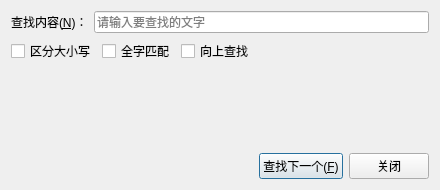
<?xml version="1.0" encoding="UTF-8"?>
<ui version="4.0">
 <class>FindDialog</class>
 <widget class="QDialog" name="FindDialog">
  <property name="geometry">
   <rect>
    <x>0</x>
    <y>0</y>
    <width>440</width>
    <height>190</height>
   </rect>
  </property>
  <property name="windowTitle">
   <string>查找</string>
  </property>
  <layout class="QVBoxLayout" name="verticalLayout">
   <item>
    <layout class="QHBoxLayout" name="inputLayout">
     <item>
      <widget class="QLabel" name="findLabel">
       <property name="text">
        <string>查找内容(&amp;N)：</string>
       </property>
       <property name="buddy">
        <cstring>findEdit</cstring>
       </property>
      </widget>
     </item>
     <item>
      <widget class="QLineEdit" name="findEdit">
       <property name="placeholderText">
        <string>请输入要查找的文字</string>
       </property>
      </widget>
     </item>
    </layout>
   </item>
   <item>
    <layout class="QHBoxLayout" name="optionLayout">
     <item>
      <widget class="QCheckBox" name="caseCheckBox">
       <property name="text">
        <string>区分大小写</string>
       </property>
      </widget>
     </item>
     <item>
      <widget class="QCheckBox" name="wholeCheckBox">
       <property name="text">
        <string>全字匹配</string>
       </property>
      </widget>
     </item>
     <item>
      <widget class="QCheckBox" name="backwardCheckBox">
       <property name="text">
        <string>向上查找</string>
       </property>
      </widget>
     </item>
     <item>
      <spacer name="horizontalSpacer">
       <property name="orientation">
        <enum>Qt::Horizontal</enum>
       </property>
       <property name="sizeHint" stdset="0">
        <size>
         <width>40</width>
         <height>20</height>
        </size>
       </property>
      </spacer>
     </item>
    </layout>
   </item>
   <item>
    <widget class="QLabel" name="resultLabel">
     <property name="text">
      <string/>
     </property>
     <property name="wordWrap">
      <bool>true</bool>
     </property>
    </widget>
   </item>
   <item>
    <spacer name="verticalSpacer">
     <property name="orientation">
      <enum>Qt::Vertical</enum>
     </property>
     <property name="sizeHint" stdset="0">
      <size>
       <width>20</width>
       <height>10</height>
      </size>
     </property>
    </spacer>
   </item>
   <item>
    <layout class="QHBoxLayout" name="buttonLayout">
     <item>
      <spacer name="buttonSpacer">
       <property name="orientation">
        <enum>Qt::Horizontal</enum>
       </property>
       <property name="sizeHint" stdset="0">
        <size>
         <width>40</width>
         <height>20</height>
        </size>
       </property>
      </spacer>
     </item>
     <item>
      <widget class="QPushButton" name="findButton">
       <property name="text">
        <string>查找下一个(&amp;F)</string>
       </property>
       <property name="default">
        <bool>true</bool>
       </property>
      </widget>
     </item>
     <item>
      <widget class="QPushButton" name="closeButton">
       <property name="text">
        <string>关闭</string>
       </property>
      </widget>
     </item>
    </layout>
   </item>
  </layout>
 </widget>
 <tabstops>
  <tabstop>findEdit</tabstop>
  <tabstop>caseCheckBox</tabstop>
  <tabstop>wholeCheckBox</tabstop>
  <tabstop>backwardCheckBox</tabstop>
  <tabstop>findButton</tabstop>
  <tabstop>closeButton</tabstop>
 </tabstops>
 <resources/>
 <connections/>
</ui>
